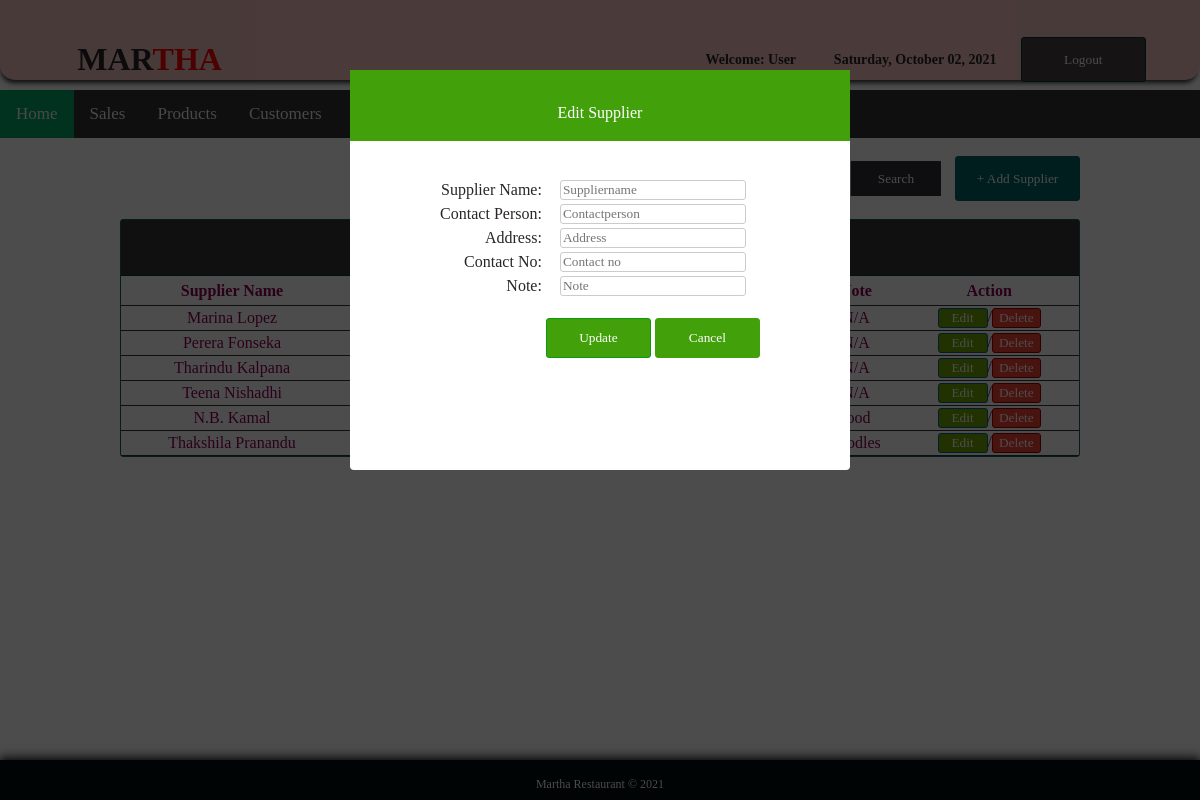
Page /edit_supplier.php (signed in) on the committed database.
### tables this page shows
CREATE TABLE `supplier` (
  `id` int(11) NOT NULL,
  `suppliername` varchar(100) NOT NULL,
  `contactperson` varchar(100) NOT NULL,
  `address` varchar(100) NOT NULL,
  `contactno` varchar(11) NOT NULL,
  `note` varchar(200) NOT NULL
);

### edit_supplier.php (the view, shortened to what this page needs)
<!DOCTYPE html PUBLIC "-//W3C//DTD XHTML 1.0 Transitional//EN" "http://www.w3.org/TR/xhtml1/DTD/xhtml1-transitional.dtd">
<html xmlns="http://www.w3.org/1999/xhtml">
<head>
</head>
<link rel="stylesheet" type="text/css" href="css/css1.css">
<body>
<div id="container">
<div id="header">
<table cellspacing="0" width="100%" border="0" cellpadding="20px">
<tr>
	<td width="56%">
    <table width="41%" border="0" cellspacing="0" cellpadding="0">
	  <tr>
	  <th scope="col"><h1>MAR<span style="color:red;">THA</span></h1></th>
	    </tr>
	  </table></td>
    <td style="font-size:14px;">
      <table width="93%" border="0" cellspacing="0" cellpadding="0">
        <tr>
        	<th scope="col">Welcome: <?php echo $_SESSION['access'];?></th>
          	<th scope="col"><?php
			$Today = date('y:m:d',time());
			$new = date('l, F d, Y', strtotime($Today));
			echo $new;
			?></th>
          	<th scope="col" width="20px"><a href="logout.php">
            <input type="button" id="btnadd" value="Logout" align="middle" />
          	</a></th>
        </tr>
  </table></td>
    </tr>
</table>
</div>
<br><br><br><br><br>
<div class="topnav" id="myTopnav">
  <a href="index.php" class="active">Home</a>
  <a href="sales.php">Sales</a>
  <a href="products.php">Products</a>
  <a href="customers.php">Customers</a>
  <a href="supplier.php">Suppliers</a>
  <div class="dropdown">
    <button class="dropbtn">Sales Report
    </button>
  </div>
</div>
<br>
<div id="footer">
<table border="0" cellpadding="15px" align="center"; style="size: 12px; font-family:'Comic Sans MS', cursive; color: #FFF; font-size: 12px;">
<tr>
	<td>
  Martha Restaurant &copy; 2021
    </td>
</tr>
</table>
</div>
<table width="80%" border="0" align="center" cellpadding="0" cellspacing="0">
      <tr>
        <td width="750" align="right"><form action="result.php" method="get" ecntype="multipart/data-form">
        <input type="submit" id="btnsearch" value="Search" name="search" />
        </form></td>
        <td width="127" height="37" align="right">
        <a href="javascript:void(0)" onclick="toggle_visibility('popup-box1')"><input type="button" style="border:1px solid #066; background:#066; height:45px; width:125px; color:#FFF; border-radius:3px; font-family: 'Comic Sans MS', cursive;" value="+ Add Supplier" /></a></td>
      </tr>
    </table></th>
    <div id="popup-box2" class="popup-position1">
    <div id="popup-wrapper1">
    <div id="popup-container1">
    <div id="popup-head-color1">
    <br>
    <p style="font-family:'Comic Sans MS', cursive;font-size:16px;"> Edit Supplier </p>
    </div>
<?php
include 'config.php';
$id = $_GET['id'];
$view = "SELECT * from supplier where md5(id) = '$id'";
$result = $db_link->query($view);
$row = $result->fetch_assoc();
?>
    <br>
    <form action="" method="POST">
    <table border="0" align="center">
    <tr>
    <td align="right">Supplier Name:</td>
    <td><input type="text" id="txtbox" name="suppliername" placeholder="Suppliername" value="<?php echo $row['suppliername'];?>" required><br></td>
    </tr>
    <tr>
    <td align="right">Contact Person:</td>
    <td><input type="text" id="txtbox" name="contactperson" placeholder="Contactperson" value="<?php echo $row['contactperson'];?>" required><br></td>
    </tr>
    <tr>
    <td align="right">Address:</td>
    <td><input type="text" id="txtbox" name="address" placeholder="Address" value="<?php echo $row['address'];?>" required><br></td>
    </tr>
    <tr>
    <td align="right">Contact No:</td>
    <td><input type="text" id="txtbox" name="contactno" maxlength="11" placeholder="Contact no" value="<?php echo $row['contactno'];?>" required><br></td>
    </tr>
    <tr>
    <td align="right">Note:</td>
    <td><input type="text" id="txtbox" name="note" placeholder="Note" value="<?php echo $row['note'];?>" required><br></td>
    </tr>
    <br>
    <tr align="center">
    <td>&nbsp;  </td>
    <td>
    <br>
    <input type="SUBMIT" name="update" id="btnnav" value="Update"></form>
    <a href="supplier.php"><input type="button" style="border:1px solid rgb(66, 161, 10); background:rgb(66, 161, 10); font-family:'Comic Sans MS', cursive; height:40px; width:105px; border-radius:3px; color:#FFF;" value="Cancel"></a>
</div>
</div>
</div>
  <br>
  <tr>
    <td>
    <table border="0" cellpadding="0" cellspacing="0" align="center" width="80%" style="border:1px solid #066; color:#8c0052;">
     <tr>
     <th colspan="7" align="center" height="55px" style="border-bottom:1px solid #033; background: #363636; color:#FFF;"> Supplier 	</th>
    </tr>
      <tr height="30px">
        <th style="border-bottom:1px solid #333;"> Supplier Name </th>
        <th style="border-bottom:1px solid #333;"> Contact Person </th>
        <th style="border-bottom:1px solid #333;"> Address </th>
        <th style="border-bottom:1px solid #333;"> Contact No. </th>
        <th style="border-bottom:1px solid #333;"> Note </th>
        <th style="border-bottom:1px solid #333;"> Action </th>
      </tr>
       <?php
require('config.php');
$query="SELECT * FROM supplier";
$result=mysqli_query($db_link, $query);
while ($row=mysqli_fetch_array($result)){?>
      <tr align="center" height="25px;">
      	<td style="border-bottom:1px solid #333;"> <?php echo $row['suppliername']; ?> </td>
        <td style="border-bottom:1px solid #333;"> <?php echo $row['contactperson']; ?> </td>
        <td style="border-bottom:1px solid #333;"> <?php echo $row['address']; ?> </td>
        <td style="border-bottom:1px solid #333;"> <?php echo $row['contactno']; ?> </td>
        <td style="border-bottom:1px solid #333;"> <?php echo $row['note']; ?> </td>
        <td style="border-bottom:1px solid #333;">
        <a href="edit_supplier.php?id=<?php echo md5($row['id']);?>"><input type="button" value="Edit" style="width:50px; height:20; color:#FFF; background:#72a400; font-family: 'Comic Sans MS', cursive; border:1px solid #069; border-radius:3px;"></a>/<a href="delete_supplier.php"><input type="button" value="Delete" style="width:15; height:20; color:#FFF; background: #f44336; font-family: 'Comic Sans MS', cursive; border:1px solid #900; border-radius:3px;"></a>
        </td>
        </td>
      </tr>
   <?php
}?>
</div>
</body>
</html>

### css/css1.css (style rules this page uses)
html { font-family: "Comic sans MS", cursive; color: rgb(41, 38, 37); height:100%; margin:0; padding:0; -webkit-background-size: cover; -moz-background-size: cover; -o-background-size: cover; background-size: cover; }
body { margin:0; font-size:16px; height:100%; margin:0; padding:0; background:url(../images/bg_food.jpg) no-repeat center fixed; -webkit-background-size: cover; -moz-background-size: cover; -o-background-size: cover; background-size: cover; }
#container { height:100px; width: auto; margin:0 auto; }
#header { box-shadow: -1px 5px 5px -2px #333333; position:fixed; width:100%; height:80px; border-radius:0px 0px 15px 15px; background-color:rgb(247, 195, 195); }
#footer { clear: both; background: rgb(1, 12, 12); height: 40px; width: 100%; position: fixed; left: 0px; bottom: 0px; text-align: center; box-shadow:0px -1px 10px 1px #000; }
#btnnav { border:1px solid #079b0e; background: rgb(66, 161, 10); border-radius:3px; height:40px; width:105px; color:#FFF; font-family:"Comic Sans MS", cursive; }
#btnsearch { border:1px solid #333; background: rgb(48, 48, 58); height:35px; width:90px; color: #FFF; font-family:"Comic Sans MS", cursive; }
#btnadd { border:1px solid #033; background: rgb(73, 64, 72); border-radius:3px; height:45px; width:125px; color: #FFF; font-family:"Comic Sans MS", cursive; }
#txtbox { border:1px solid #CCC; background: #FFF; border-radius:3px; width:180px; font-family:"Comic Sans MS", cursive; }
#popup-head-color1 { width:500px; height:1px; color:#FFF; background:rgb(51, 29, 0); margin-left:auto; margin-right:auto; padding:0px 0px 70px; }
.popup-position1 { display: block; position:fixed; top:0; left:0; background-color:rgba(0,0,0,0.7); width:100%; height:100%; }
#popup-wrapper1 { width:500px; margin:70px auto; text-align:center; }
#popup-container1 { background-color:#fff; border-radius:4px; text-align:center; height:400px; }
#popup-head-color1 { width:500px; height:1px; color:#FFF; background:rgb(66, 161, 10); margin-left:auto; margin-right:auto; padding:0px 0px 70px; }
a:link { color:#FFF; text-decoration: none; }
table { border-radius:3px; text-align: center; }
.topnav { overflow: hidden; background-color: #333; }
.topnav a { float: left; display: block; color: #f2f2f2; text-align: center; padding: 14px 16px; text-decoration: none; font-size: 17px; }
.active { background-color: #04AA6D; color: white; }
.dropdown { float: left; overflow: hidden; }
.dropdown .dropbtn { font-size: 17px; border: none; outline: none; color: white; padding: 14px 16px; background-color: inherit; font-family: inherit; margin: 0; }

### rows in the picture
supplier: suppliername "Marina Lopez", note "N/A"
supplier: suppliername "Perera Fonseka", note "N/A"
supplier: suppliername "Tharindu Kalpana", note "N/A"
supplier: suppliername "Teena Nishadhi", note "N/A"
supplier: suppliername "N.B. Kamal", note "food"
supplier: suppliername "Thakshila Pranandu", note "noodles"

### other values in the picture
$_SESSION['access'] "User"
